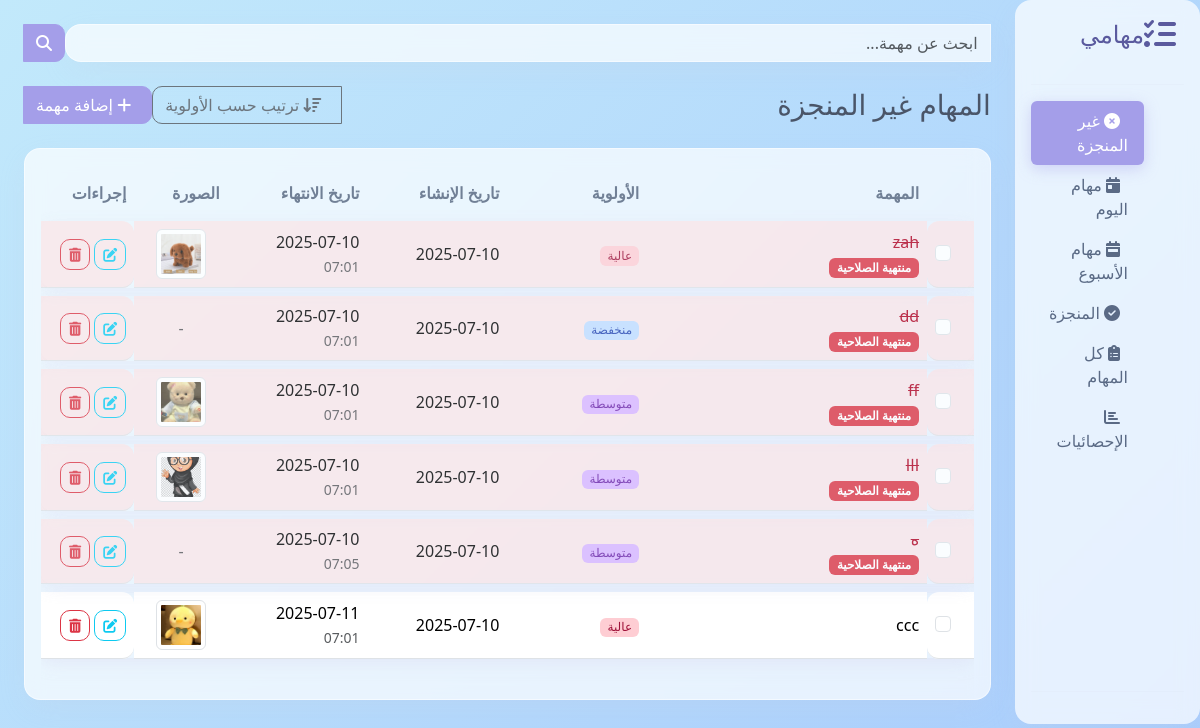
/tasks/, run on the app's committed database.
### tasks/models.py (models this page shows, shortened)
class Task(models.Model):
    PRIORITY_CHOICES = [
        ('H', 'عالية'),
        ('M', 'متوسطة'),
        ('L', 'منخفضة'),
    ]
    title = models.CharField(max_length=200, verbose_name="عنوان المهمة")
    description = models.TextField(null=True, blank=True, verbose_name="الوصف")
    priority = models.CharField(
        max_length=1,
        choices=PRIORITY_CHOICES,
        default='M',
        verbose_name="الأولوية"
    )
    expiration_date = models.DateTimeField(
        default=timezone.now,
        verbose_name="تاريخ/وقت الانتهاء"
    )
    completed = models.BooleanField(default=False, verbose_name="مكتملة")
    image = models.ImageField(upload_to='task_images/', null=True, blank=True, verbose_name="صورة المهمة")
    created_at = models.DateTimeField(auto_now_add=True, verbose_name="تاريخ الإنشاء")
    @property
    def is_expired(self):
        return self.expiration_date < timezone.now() and not self.completed
    class Meta:
        ordering = ['completed', 'expiration_date']
        verbose_name = "مهمة"
        verbose_name_plural = "المهام"

### tasks/views.py (the view, shortened to what this page needs)
# urls.py: path('', TaskList.as_view(), name='task_list'),
class TaskList(ListView):
    model = Task
    context_object_name = 'tasks'
    template_name = 'tasks/task_list.html'
    def get_queryset(self):
        queryset = super().get_queryset()
        self.filter_type = self.request.GET.get('filter', 'incomplete')
        if self.filter_type == 'completed':
            queryset = queryset.filter(completed=True)
        elif self.filter_type == 'today':
            queryset = queryset.filter(expiration_date__date=timezone.now().date(), completed=False)
        elif self.filter_type == 'week':
            today = timezone.now().date()
            end_of_week = today + timezone.timedelta(days=7)
            queryset = queryset.filter(expiration_date__date__range=[today, end_of_week], completed=False)
        elif self.filter_type == 'all':
            pass
        else:
            queryset = queryset.filter(completed=False)
        search_query = self.request.GET.get('q')
        if search_query:
            queryset = queryset.filter(title__icontains=search_query)
        sort_by = self.request.GET.get('sort')
        return queryset
    def get_context_data(self, **kwargs):
        context = super().get_context_data(**kwargs)
        page_titles = {
            'incomplete': 'المهام غير المنجزة', 'completed': 'المهام المنجزة',
            'today': 'مهام اليوم', 'week': 'مهام الأسبوع', 'all': 'كل المهام'
        }
        context['page_title'] = page_titles.get(self.filter_type, 'قائمة المهام')
        if self.request.GET.get('q'):
            context['page_title'] = f"نتائج البحث عن: '{self.request.GET.get('q')}'"
        return context

### tasks/templates/tasks/task_list.html (shortened to what this page needs)
{% extends 'tasks/base.html' %}
{% block content %}
<div class="d-flex justify-content-between align-items-center mb-4 animated-fade-in">
    <h3 class="m-0">{{ page_title }}</h3>
    <div class="btn-group" role="group">
        {% if request.GET.sort == 'priority' %}
            <a href="?filter={{ request.GET.filter|default:'incomplete' }}&q={{ request.GET.q|default:'' }}" class="btn btn-secondary"><i class="fas fa-times me-2"></i> إلغاء الترتيب</a>
        {% else %}
            <a href="?{{ request.GET.urlencode }}&sort=priority" class="btn btn-outline-secondary"><i class="fas fa-sort-amount-down me-2"></i> ترتيب حسب الأولوية</a>
        {% endif %}
        <a href="{% url 'task_create' %}" class="btn btn-primary"><i class="fas fa-plus me-2"></i> إضافة مهمة</a>
    </div>
</div>
<div class="card animated-fade-in" style="animation-delay: 0.1s;">
    <div class="card-body">
        <div class="table-responsive">
            <table class="table align-middle">
                <thead>
                    <tr>
                        <th style="width: 5%;"></th>
                        <th style="width: 30%;">المهمة</th>
                        <th style="width: 15%;">الأولوية</th>
                        <th style="width: 15%;">تاريخ الإنشاء</th>
                        <th style="width: 15%;">تاريخ الانتهاء</th>
                        <th style="width: 10%;">الصورة</th>
                        <th style="width: 10%;">إجراءات</th>
                    </tr>
                </thead>
                <tbody>
                    {% for task in tasks %}
                    <tr id="task-row-{{ task.pk }}" class="task-row {% if task.completed %}task-completed{% elif task.is_expired %}task-expired{% endif %}">
                        <td>
                            <div class="form-check">
                                <input class="form-check-input task-toggle" type="checkbox" data-task-id="{{ task.pk }}" {% if task.completed %}checked{% endif %} title="تحديد كمنجزة">
                            </div>
                        </td>
                        <td>
                            <div class="task-title">{{ task.title }}</div>
                            {% if task.is_expired %}
                                <span class="badge bg-danger">منتهية الصلاحية</span>
                            {% endif %}
                        </td>
                        <td>
                            <span class="badge priority-badge priority-{{ task.priority|lower }}">{{ task.get_priority_display }}</span>
                        </td>
                        <td>{{ task.created_at|date:"Y-m-d" }}</td>
                        <td>{{ task.expiration_date|date:"Y-m-d" }} <br> <small class="text-muted">{{ task.expiration_date|time:"H:i" }}</small></td>
                        <td class="text-center">
                             {% if task.image %}
                                <a href="{{ task.image.url }}" class="task-image-thumbnail" data-task-title="{{ task.title }}">
                                    <img src="{{ task.image.url }}" alt="صورة مصغرة" class="img-thumbnail" style="width: 50px; height: 50px; object-fit: cover; cursor: pointer;">
                                </a>
                            {% else %}
                                <span class="text-muted">-</span>
                            {% endif %}
                        </td>
                        <td>
                            <a href="{% url 'task_update' task.pk %}" class="btn btn-sm btn-outline-info" title="تعديل"><i class="fas fa-edit"></i></a>
                            <a href="{% url 'task_delete' task.pk %}" class="btn btn-sm btn-outline-danger" title="حذف"><i class="fas fa-trash-alt"></i></a>
                        </td>
                    </tr>
                    {% empty %}
                    <tr><td colspan="7" class="text-center py-5">
                        <i class="fas fa-folder-open fa-3x text-secondary mb-3"></i>
                        <p class="mb-0">لا توجد مهام لعرضها في هذا القسم.</p>
                        {% if not request.GET.q %}<p><a href="{% url 'task_create' %}">ابدأ بإضافة مهمة جديدة!</a></p>{% endif %}
                    </td></tr>
                    {% endfor %}
                </tbody>
            </table>
        </div>
    </div>
</div>
{% endblock content %}

### tasks/templates/tasks/base.html (shortened to what this page needs)
<!DOCTYPE html>
<html lang="ar" dir="rtl">
<head>
    <link href="https://cdn.jsdelivr.net/npm/bootstrap@5.3.2/dist/css/bootstrap.min.css" rel="stylesheet">
    <link rel="stylesheet" href="https://cdnjs.cloudflare.com/ajax/libs/font-awesome/6.4.2/css/all.min.css">
    {% load static %}
    <link rel="stylesheet" href="{% static 'tasks/css/custom.css' %}?v=4.1">
</head>
<body>
    <div class="d-flex">
        <div class="sidebar d-flex flex-column p-3">
            <a href="{% url 'task_list' %}" class="sidebar-brand d-flex align-items-center mb-3 text-decoration-none">
                <i class="fas fa-tasks fa-2x me-2"></i>
                <span class="fs-4">مهامي</span>
            </a>
            <hr>
            <ul class="nav nav-pills flex-column mb-auto">
                {% with current_filter=request.GET.filter|default:'incomplete' %}
                <li class="nav-item"><a href="{% url 'task_list' %}?filter=incomplete" class="nav-link {% if current_filter == 'incomplete' %}active{% endif %}"><i class="fas fa-times-circle me-2"></i> غير المنجزة</a></li>
                <li class="nav-item"><a href="{% url 'task_list' %}?filter=today" class="nav-link {% if current_filter == 'today' %}active{% endif %}"><i class="fas fa-calendar-day me-2"></i> مهام اليوم</a></li>
                <li class="nav-item"><a href="{% url 'task_list' %}?filter=week" class="nav-link {% if current_filter == 'week' %}active{% endif %}"><i class="fas fa-calendar-week me-2"></i> مهام الأسبوع</a></li>
                <li class="nav-item"><a href="{% url 'task_list' %}?filter=completed" class="nav-link {% if current_filter == 'completed' %}active{% endif %}"><i class="fas fa-check-circle me-2"></i> المنجزة</a></li>
                <li class="nav-item"><a href="{% url 'task_list' %}?filter=all" class="nav-link {% if current_filter == 'all' %}active{% endif %}"><i class="fas fa-clipboard-list me-2"></i> كل المهام</a></li>
                <li class="nav-item"><a href="{% url 'statistics' %}" class="nav-link {% if request.resolver_match.url_name == 'statistics' %}active{% endif %}"><i class="fas fa-chart-bar me-2"></i> الإحصائيات</a></li>
                {% endwith %}
            </ul>
            <hr>
        </div>
        <main class="main-content w-100 p-4">
            <nav class="navbar mb-4 p-0">
                <form class="search-form w-100" method="GET" action="{% url 'task_list' %}">
                    <div class="input-group">
                        <input class="form-control" type="search" name="q" placeholder="ابحث عن مهمة..." value="{{ request.GET.q|default:'' }}">
                        <button class="btn btn-primary" type="submit" id="button-addon2"><i class="fas fa-search"></i></button>
                    </div>
                </form>
            </nav>
            {% block content %}{% endblock %}
        </main>
    </div>
</body>
</html>
</body>
</html>

### tasks/static/tasks/css/custom.css (style rules this page uses)
body { font-family: 'Tajawal', 'Segoe UI', sans-serif; color: #4a5568; background: linear-gradient(-45deg, #e0c3fc, #fbc2eb, #a1c4fd, #c2e9fb); background-size: 400% 400%; animation: animateGradient 25s ease infinite; overflow-x: hidden; }
.sidebar, .card, .main-content .navbar .form-control { background: rgba(255, 255, 255, 0.7); -webkit-backdrop-filter: blur(10px); backdrop-filter: blur(10px); border: 1px solid rgba(255, 255, 255, 0.5); box-shadow: 0 10px 30px -5px rgba(200, 200, 220, 0.2); border-radius: 16px; transition: transform 0.3s ease, box-shadow 0.3s ease; }
.sidebar { border: none; }
.sidebar .sidebar-brand { color: #5a5a9e; }
.sidebar .nav-link { color: #5a6a85; font-weight: 500; }
.sidebar .nav-pills .nav-link.active, .sidebar .nav-pills .show > .nav-link { background-color: #a49ee9; color: white; box-shadow: 0 4px 15px rgba(164, 158, 233, 0.4); }
hr { border-color: rgba(200, 200, 220, 0.4) !important; }
.btn { border-radius: 10px; transition: all 0.3s ease; }
.btn-primary { background-color: #a49ee9; border-color: #a49ee9; color: white; }
.form-control, .form-select { background-color: #fdfdff; border: 1px solid #e2e8f0; border-radius: 10px; }
.table { border-collapse: separate; border-spacing: 0 8px; --bs-table-bg: transparent; }
.table th { border: none; color: #718096; }
.table tr.task-row { background-color: #fff; box-shadow: 0 4px 15px rgba(220, 220, 240, 0.5); border-radius: 12px; transition: transform 0.2s ease; }
.table td { border-top: none; vertical-align: middle; }
.table td:first-child { border-top-left-radius: 12px; border-bottom-left-radius: 12px; }
.table td:last-child { border-top-right-radius: 12px; border-bottom-right-radius: 12px; }
.priority-badge { font-weight: 500; border-radius: 6px; padding: 0.3em 0.6em; }
.priority-badge.priority-h { background-color: #fecdd3; color: #9f1239; }
.priority-badge.priority-m { background-color: #d8b4fe; color: #6b21a8; }
.priority-badge.priority-l { background-color: #bfdbfe; color: #1e40af; }
.table tr.task-expired { background-color: rgba(255, 224, 224, 0.7) !important; opacity: 0.8; }
.table tr.task-expired .task-title { text-decoration: line-through; color: #b00020; }

### data on the page
Task: title "zah", shows "منتهية الصلاحية", priority "عالية", created_at "2025-07-10", expiration_date "2025-07-10", expiration_date "07:01", image (picture)
Task: title "dd", shows "منتهية الصلاحية", priority "منخفضة", created_at "2025-07-10", expiration_date "2025-07-10", expiration_date "07:01"
Task: title "ff", shows "منتهية الصلاحية", priority "متوسطة", created_at "2025-07-10", expiration_date "2025-07-10", expiration_date "07:01", image (picture)
Task: title "ااا", shows "منتهية الصلاحية", priority "متوسطة", created_at "2025-07-10", expiration_date "2025-07-10", expiration_date "07:01", image (picture)
Task: title "ه", shows "منتهية الصلاحية", priority "متوسطة", created_at "2025-07-10", expiration_date "2025-07-10", expiration_date "07:05"
Task: title "ccc", priority "عالية", created_at "2025-07-10", expiration_date "2025-07-11", expiration_date "07:01", image (picture)

### other printed values
{{ page_title }} "المهام غير المنجزة"
